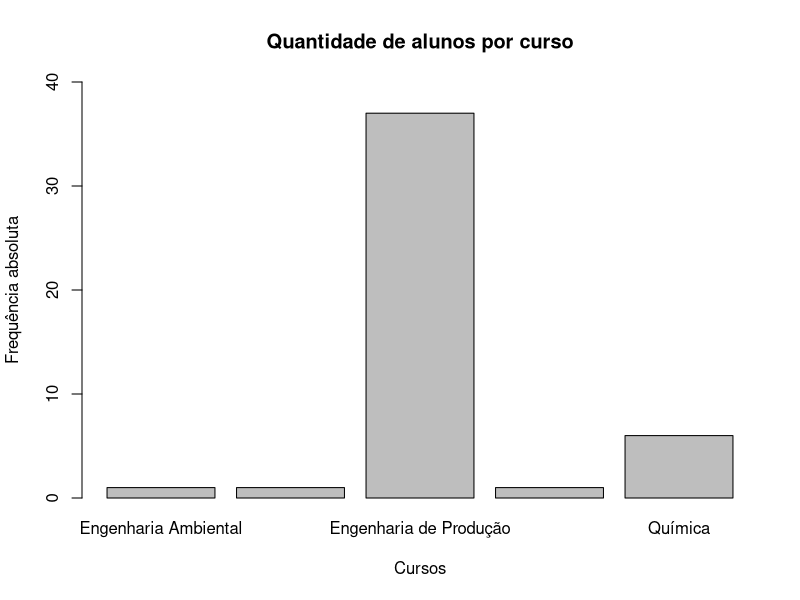
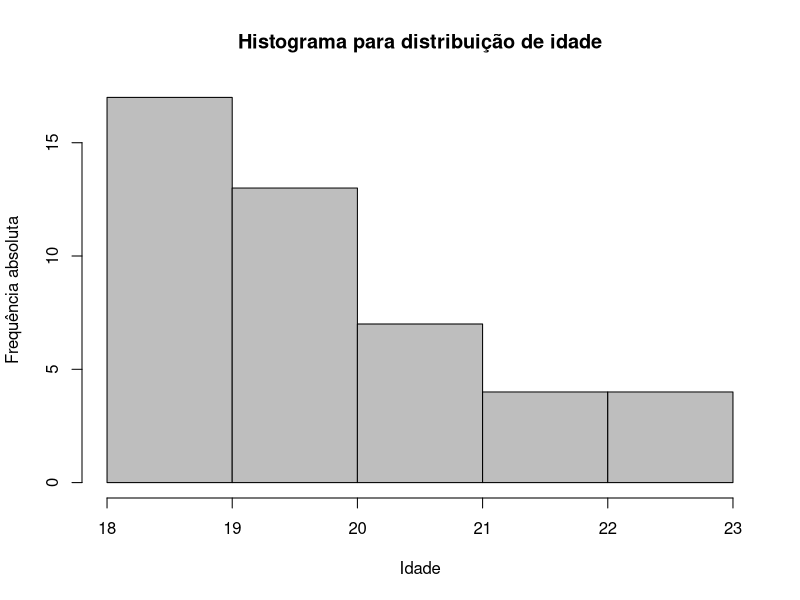
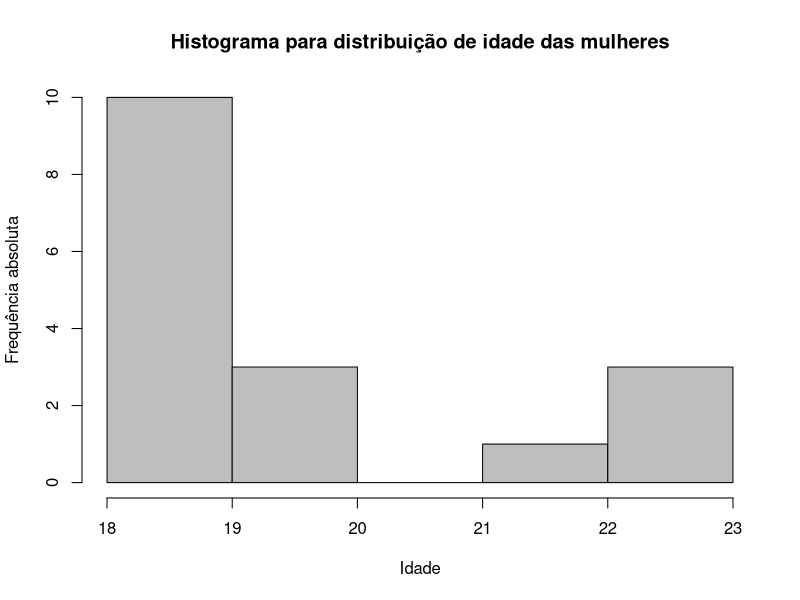
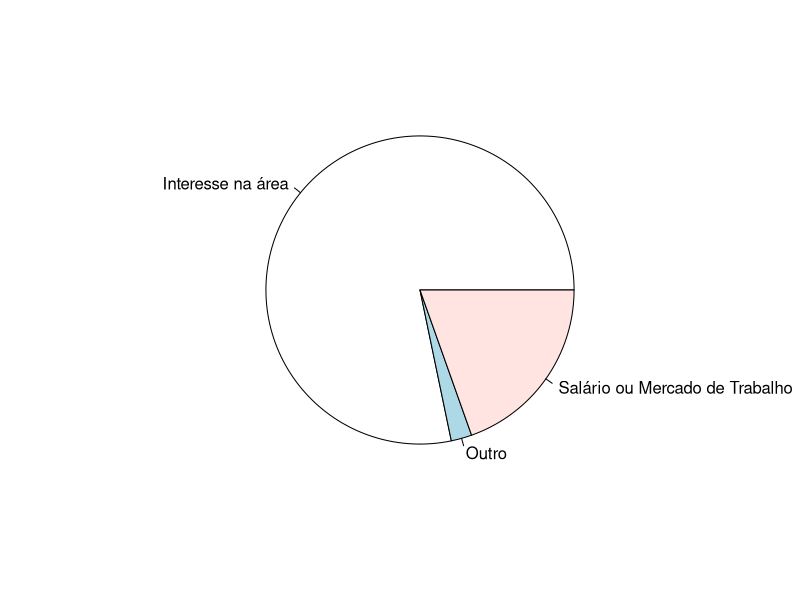
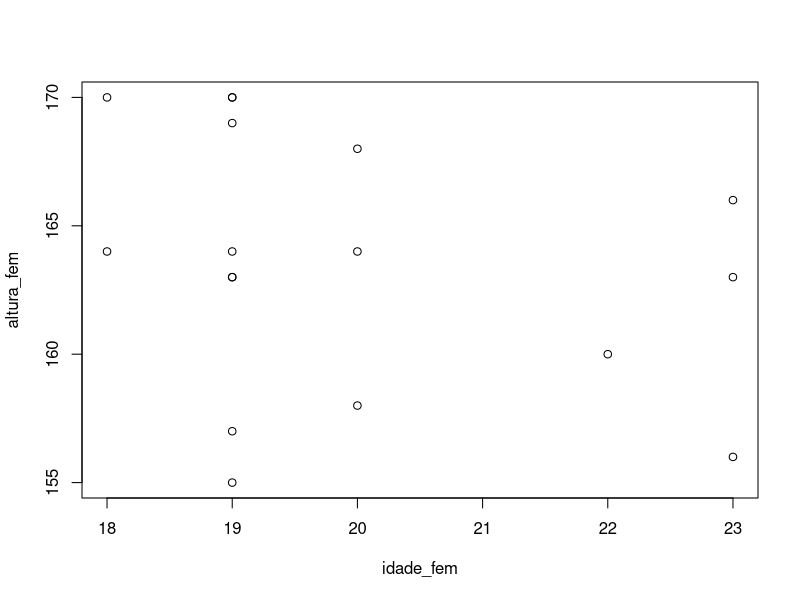
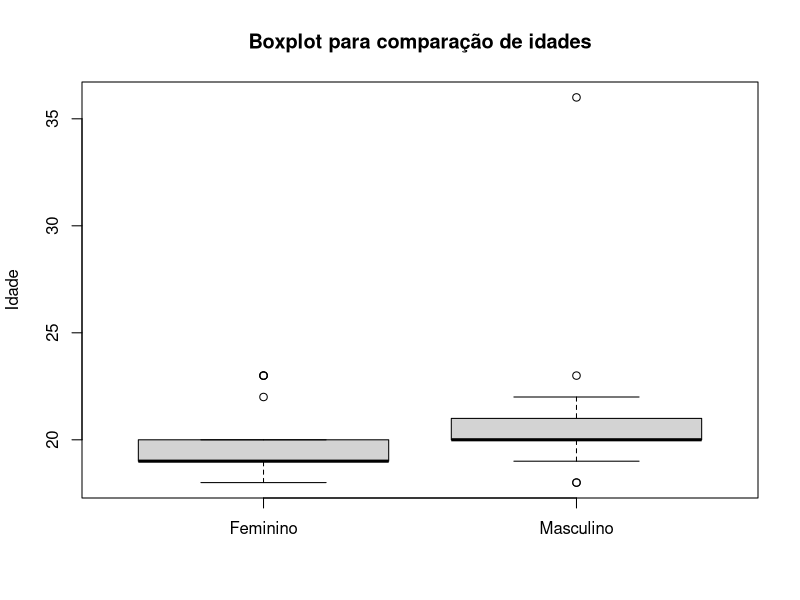

The R script that drew these images, in order:
setwd(dirname(rstudioapi::getActiveDocumentContext()$path)) # IMPORTANTE: utiliza o diretório do arquivo como caminho base

dados = read.csv(file = 'formulario.csv')

# Gráfico de barra
curso = unique(sort(dados$curso))
freq  = table(dados$curso)
barplot(height = freq, names = curso,
        ylim = c(0, 40),
        main = 'Quantidade de alunos por curso',
        xlab = 'Cursos', ylab = 'Frequência absoluta')


# Histograma
hist(sort(dados$idade)[1:length(dados$idade) - 1], col = 'gray',
     main = 'Histograma para distribuição de idade',
     xlim = c(18, 23),
     xlab = 'Idade', ylab  = 'Frequência absoluta',
     probability = FALSE
)

# Histograma de idade para mulheres
filtro = dados$sexo == 'Feminino'
idade_fem = dados[filtro,]$idade
hist(idade_fem, col = 'gray',
     main = 'Histograma para distribuição de idade das mulheres',
     xlim = c(18, 23),
     xlab = 'Idade', ylab  = 'Frequência absoluta')

# Gráfico de pizza
pie(table(dados$motivo_curso))

# Diagrama de dispersão
altura_fem = dados[filtro,]$altura
plot(idade_fem, altura_fem) # POUCO INFORMATIVO

# Boxplot
boxplot(dados$idade ~ dados$sexo,
        main = 'Boxplot para comparação de idades',
        xlab = '', ylab = 'Idade', 
)
